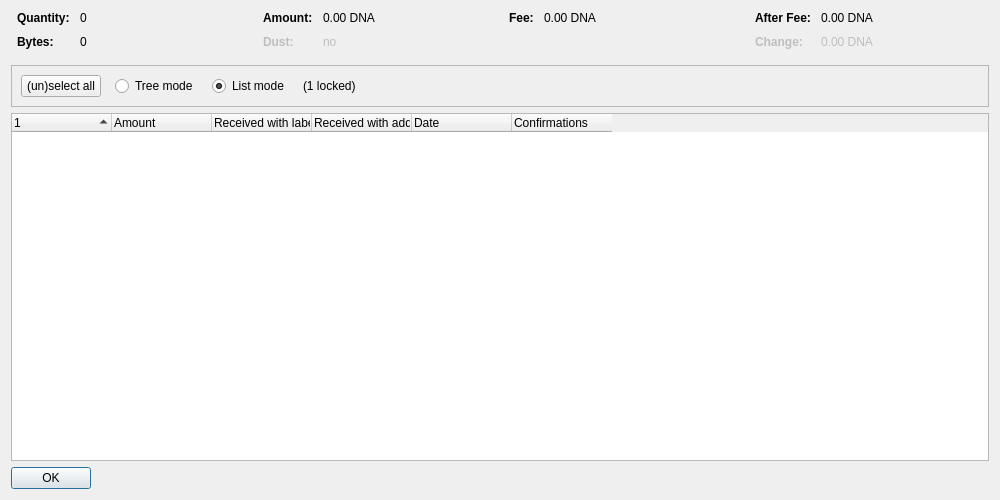
<?xml version="1.0" encoding="UTF-8"?>
<ui version="4.0">
 <class>CoinControlDialog</class>
 <widget class="QDialog" name="CoinControlDialog">
  <property name="geometry">
   <rect>
    <x>0</x>
    <y>0</y>
    <width>1000</width>
    <height>500</height>
   </rect>
  </property>
  <property name="windowTitle">
   <string>Coin Selection</string>
  </property>
  <layout class="QVBoxLayout" name="verticalLayout">
   <item>
    <layout class="QHBoxLayout" name="horizontalLayoutTop" stretch="0,0,0,0">
     <property name="topMargin">
      <number>0</number>
     </property>
     <property name="bottomMargin">
      <number>10</number>
     </property>
     <item>
      <layout class="QFormLayout" name="formLayoutCoinControl1">
       <property name="horizontalSpacing">
        <number>10</number>
       </property>
       <property name="verticalSpacing">
        <number>10</number>
       </property>
       <property name="leftMargin">
        <number>6</number>
       </property>
       <property name="rightMargin">
        <number>6</number>
       </property>
       <item row="0" column="0">
        <widget class="QLabel" name="labelCoinControlQuantityText">
         <property name="font">
          <font>
           <weight>75</weight>
           <bold>true</bold>
          </font>
         </property>
         <property name="text">
          <string>Quantity:</string>
         </property>
        </widget>
       </item>
       <item row="0" column="1">
        <widget class="QLabel" name="labelCoinControlQuantity">
         <property name="cursor">
          <cursorShape>IBeamCursor</cursorShape>
         </property>
         <property name="contextMenuPolicy">
          <enum>Qt::ActionsContextMenu</enum>
         </property>
         <property name="text">
          <string notr="true">0</string>
         </property>
         <property name="textInteractionFlags">
          <set>Qt::LinksAccessibleByMouse|Qt::TextSelectableByKeyboard|Qt::TextSelectableByMouse</set>
         </property>
        </widget>
       </item>
       <item row="1" column="0">
        <widget class="QLabel" name="labelCoinControlBytesText">
         <property name="font">
          <font>
           <weight>75</weight>
           <bold>true</bold>
          </font>
         </property>
         <property name="text">
          <string>Bytes:</string>
         </property>
        </widget>
       </item>
       <item row="1" column="1">
        <widget class="QLabel" name="labelCoinControlBytes">
         <property name="cursor">
          <cursorShape>IBeamCursor</cursorShape>
         </property>
         <property name="contextMenuPolicy">
          <enum>Qt::ActionsContextMenu</enum>
         </property>
         <property name="text">
          <string notr="true">0</string>
         </property>
         <property name="textInteractionFlags">
          <set>Qt::LinksAccessibleByMouse|Qt::TextSelectableByKeyboard|Qt::TextSelectableByMouse</set>
         </property>
        </widget>
       </item>
      </layout>
     </item>
     <item>
      <layout class="QFormLayout" name="formLayoutCoinControl2">
       <property name="horizontalSpacing">
        <number>10</number>
       </property>
       <property name="verticalSpacing">
        <number>10</number>
       </property>
       <property name="leftMargin">
        <number>6</number>
       </property>
       <property name="rightMargin">
        <number>6</number>
       </property>
       <item row="0" column="0">
        <widget class="QLabel" name="labelCoinControlAmountText">
         <property name="font">
          <font>
           <weight>75</weight>
           <bold>true</bold>
          </font>
         </property>
         <property name="text">
          <string>Amount:</string>
         </property>
        </widget>
       </item>
       <item row="0" column="1">
        <widget class="QLabel" name="labelCoinControlAmount">
         <property name="cursor">
          <cursorShape>IBeamCursor</cursorShape>
         </property>
         <property name="contextMenuPolicy">
          <enum>Qt::ActionsContextMenu</enum>
         </property>
         <property name="text">
          <string notr="true">0.00 DNA</string>
         </property>
         <property name="textInteractionFlags">
          <set>Qt::LinksAccessibleByMouse|Qt::TextSelectableByKeyboard|Qt::TextSelectableByMouse</set>
         </property>
        </widget>
       </item>
       <item row="1" column="0">
        <widget class="QLabel" name="labelCoinControlLowOutputText">
         <property name="enabled">
          <bool>false</bool>
         </property>
         <property name="font">
          <font>
           <weight>75</weight>
           <bold>true</bold>
          </font>
         </property>
         <property name="text">
          <string>Dust:</string>
         </property>
        </widget>
       </item>
       <item row="1" column="1">
        <widget class="QLabel" name="labelCoinControlLowOutput">
         <property name="enabled">
          <bool>false</bool>
         </property>
         <property name="cursor">
          <cursorShape>IBeamCursor</cursorShape>
         </property>
         <property name="contextMenuPolicy">
          <enum>Qt::ActionsContextMenu</enum>
         </property>
         <property name="text">
          <string notr="true">no</string>
         </property>
         <property name="textInteractionFlags">
          <set>Qt::LinksAccessibleByMouse|Qt::TextSelectableByKeyboard|Qt::TextSelectableByMouse</set>
         </property>
        </widget>
       </item>
      </layout>
     </item>
     <item>
      <layout class="QFormLayout" name="formLayoutCoinControl3">
       <property name="horizontalSpacing">
        <number>10</number>
       </property>
       <property name="verticalSpacing">
        <number>10</number>
       </property>
       <property name="leftMargin">
        <number>6</number>
       </property>
       <property name="rightMargin">
        <number>6</number>
       </property>
       <item row="0" column="0">
        <widget class="QLabel" name="labelCoinControlFeeText">
         <property name="font">
          <font>
           <weight>75</weight>
           <bold>true</bold>
          </font>
         </property>
         <property name="text">
          <string>Fee:</string>
         </property>
        </widget>
       </item>
       <item row="0" column="1">
        <widget class="QLabel" name="labelCoinControlFee">
         <property name="cursor">
          <cursorShape>IBeamCursor</cursorShape>
         </property>
         <property name="contextMenuPolicy">
          <enum>Qt::ActionsContextMenu</enum>
         </property>
         <property name="text">
          <string notr="true">0.00 DNA</string>
         </property>
         <property name="textInteractionFlags">
          <set>Qt::LinksAccessibleByMouse|Qt::TextSelectableByKeyboard|Qt::TextSelectableByMouse</set>
         </property>
        </widget>
       </item>
      </layout>
     </item>
     <item>
      <layout class="QFormLayout" name="formLayoutCoinControl4">
       <property name="horizontalSpacing">
        <number>10</number>
       </property>
       <property name="verticalSpacing">
        <number>10</number>
       </property>
       <property name="leftMargin">
        <number>6</number>
       </property>
       <property name="rightMargin">
        <number>6</number>
       </property>
       <item row="0" column="0">
        <widget class="QLabel" name="labelCoinControlAfterFeeText">
         <property name="font">
          <font>
           <weight>75</weight>
           <bold>true</bold>
          </font>
         </property>
         <property name="text">
          <string>After Fee:</string>
         </property>
        </widget>
       </item>
       <item row="0" column="1">
        <widget class="QLabel" name="labelCoinControlAfterFee">
         <property name="cursor">
          <cursorShape>IBeamCursor</cursorShape>
         </property>
         <property name="contextMenuPolicy">
          <enum>Qt::ActionsContextMenu</enum>
         </property>
         <property name="text">
          <string notr="true">0.00 DNA</string>
         </property>
         <property name="textInteractionFlags">
          <set>Qt::LinksAccessibleByMouse|Qt::TextSelectableByKeyboard|Qt::TextSelectableByMouse</set>
         </property>
        </widget>
       </item>
       <item row="1" column="0">
        <widget class="QLabel" name="labelCoinControlChangeText">
         <property name="enabled">
          <bool>false</bool>
         </property>
         <property name="font">
          <font>
           <weight>75</weight>
           <bold>true</bold>
          </font>
         </property>
         <property name="text">
          <string>Change:</string>
         </property>
        </widget>
       </item>
       <item row="1" column="1">
        <widget class="QLabel" name="labelCoinControlChange">
         <property name="enabled">
          <bool>false</bool>
         </property>
         <property name="cursor">
          <cursorShape>IBeamCursor</cursorShape>
         </property>
         <property name="contextMenuPolicy">
          <enum>Qt::ActionsContextMenu</enum>
         </property>
         <property name="text">
          <string notr="true">0.00 DNA</string>
         </property>
         <property name="textInteractionFlags">
          <set>Qt::LinksAccessibleByMouse|Qt::TextSelectableByKeyboard|Qt::TextSelectableByMouse</set>
         </property>
        </widget>
       </item>
      </layout>
     </item>
    </layout>
   </item>
   <item>
    <widget class="QFrame" name="frame">
     <property name="minimumSize">
      <size>
       <width>0</width>
       <height>40</height>
      </size>
     </property>
     <property name="frameShape">
      <enum>QFrame::StyledPanel</enum>
     </property>
     <property name="frameShadow">
      <enum>QFrame::Sunken</enum>
     </property>
     <layout class="QHBoxLayout" name="horizontalLayout">
      <item>
       <layout class="QHBoxLayout" name="horizontalLayoutPanel" stretch="0,0,0,0,0">
        <property name="spacing">
         <number>14</number>
        </property>
        <item>
         <widget class="QPushButton" name="pushButtonSelectAll">
          <property name="sizePolicy">
           <sizepolicy hsizetype="Maximum" vsizetype="Fixed">
            <horstretch>0</horstretch>
            <verstretch>0</verstretch>
           </sizepolicy>
          </property>
          <property name="text">
           <string>(un)select all</string>
          </property>
          <property name="autoDefault">
           <bool>false</bool>
          </property>
         </widget>
        </item>
        <item>
         <widget class="QRadioButton" name="radioTreeMode">
          <property name="sizePolicy">
           <sizepolicy hsizetype="Maximum" vsizetype="Fixed">
            <horstretch>0</horstretch>
            <verstretch>0</verstretch>
           </sizepolicy>
          </property>
          <property name="text">
           <string>Tree mode</string>
          </property>
         </widget>
        </item>
        <item>
         <widget class="QRadioButton" name="radioListMode">
          <property name="sizePolicy">
           <sizepolicy hsizetype="Maximum" vsizetype="Fixed">
            <horstretch>0</horstretch>
            <verstretch>0</verstretch>
           </sizepolicy>
          </property>
          <property name="text">
           <string>List mode</string>
          </property>
          <property name="checked">
           <bool>true</bool>
          </property>
         </widget>
        </item>
        <item>
         <widget class="QLabel" name="labelLocked">
          <property name="text">
           <string notr="true">(1 locked)</string>
          </property>
         </widget>
        </item>
        <item>
         <spacer name="horizontalSpacer">
          <property name="orientation">
           <enum>Qt::Horizontal</enum>
          </property>
          <property name="sizeHint" stdset="0">
           <size>
            <width>40</width>
            <height>20</height>
           </size>
          </property>
         </spacer>
        </item>
       </layout>
      </item>
     </layout>
    </widget>
   </item>
   <item>
    <widget class="CoinControlTreeWidget" name="treeWidget">
     <property name="contextMenuPolicy">
      <enum>Qt::CustomContextMenu</enum>
     </property>
     <property name="sortingEnabled">
      <bool>false</bool>
     </property>
     <property name="columnCount">
      <number>6</number>
     </property>
     <attribute name="headerShowSortIndicator" stdset="0">
      <bool>true</bool>
     </attribute>
     <attribute name="headerStretchLastSection">
      <bool>false</bool>
     </attribute>
     <column>
      <property name="text">
       <string/>
      </property>
     </column>
     <column>
      <property name="text">
       <string>Amount</string>
      </property>
     </column>
     <column>
      <property name="text">
       <string>Received with label</string>
      </property>
     </column>
     <column>
      <property name="text">
       <string>Received with address</string>
      </property>
     </column>
     <column>
      <property name="text">
       <string>Date</string>
      </property>
     </column>
     <column>
      <property name="text">
       <string>Confirmations</string>
      </property>
      <property name="toolTip">
       <string>Confirmed</string>
      </property>
     </column>
     <column>
      <property name="text">
       <string/>
      </property>
     </column>
     <column>
      <property name="text">
       <string/>
      </property>
     </column>
     <column>
      <property name="text">
       <string/>
      </property>
     </column>
     <column>
      <property name="text">
       <string/>
      </property>
     </column>
    </widget>
   </item>
   <item>
    <widget class="QDialogButtonBox" name="buttonBox">
     <property name="sizePolicy">
      <sizepolicy hsizetype="Maximum" vsizetype="Fixed">
       <horstretch>0</horstretch>
       <verstretch>0</verstretch>
      </sizepolicy>
     </property>
     <property name="orientation">
      <enum>Qt::Horizontal</enum>
     </property>
     <property name="standardButtons">
      <set>QDialogButtonBox::Ok</set>
     </property>
    </widget>
   </item>
  </layout>
 </widget>
 <customwidgets>
  <customwidget>
   <class>CoinControlTreeWidget</class>
   <extends>QTreeWidget</extends>
   <header>qt/coincontroltreewidget.h</header>
  </customwidget>
 </customwidgets>
 <resources/>
 <connections/>
</ui>
